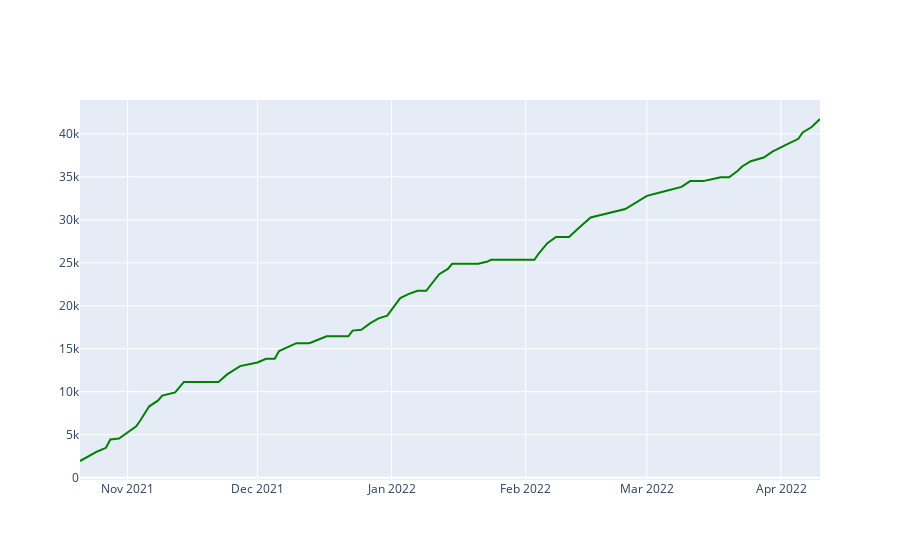

Write notebook code for a chart like this one.
### Code cell
team_value='ATL'
data = pd.read_csv('schedule_cd.csv')
d=data[data['team']==team_value].sort_values(by='datetime', key=pd.to_datetime)
d=d[d['season']==2022]

fig = go.Figure()
fig.add_trace(
    go.Scatter(x = pd.to_datetime(d['datetime']), 
            y = d['cd'],
            mode = 'lines',
            line={'color': 'green'},
            name=team_value,
            )
)
fig.show()
